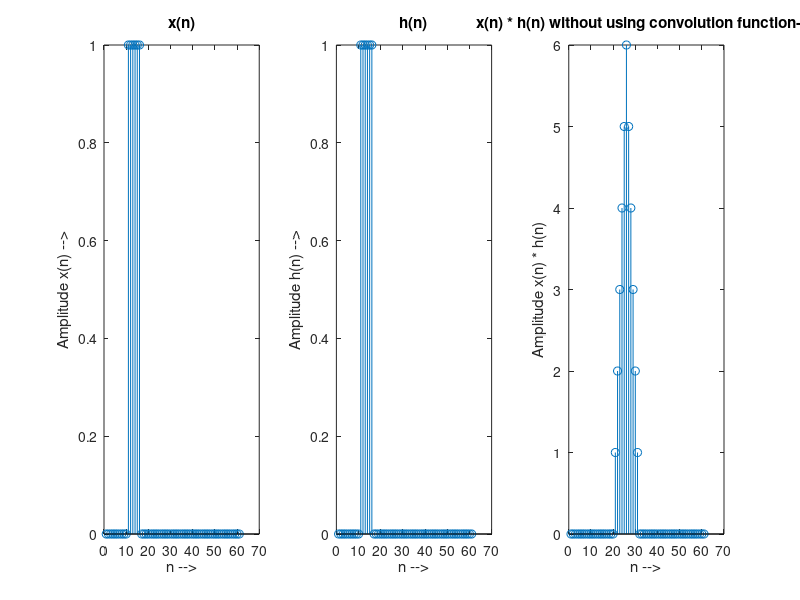

Source code (MATLAB):
clear;
clc;

n = -10:1:20;
un = (n >= 0);
un_6 = (n >= 6);
xn = un - un_6;
m = size(xn, 2);
hn = [xn zeros(1, m - 1)];
xn = [xn zeros(1, m - 1)];
y = zeros(1, 2 * m - 1);
for i = 1 : (2 * m - 1)
    sum = 0;
    for j = 1 : i
        sum = sum + (xn(j) * hn(i - j + 1));
    end
    y(i) = sum;
end

subplot(1, 3, 1);
stem(xn);
xlabel('n -->');
ylabel('Amplitude x(n) -->');
title('x(n)');

subplot(1, 3, 2);
stem(hn);
xlabel('n -->');
ylabel('Amplitude h(n) -->');
title('h(n)');

subplot(1, 3, 3);
stem(y);
xlabel('n -->');
ylabel('Amplitude x(n) * h(n)');
title('x(n) * h(n) without using convolution function-->');
